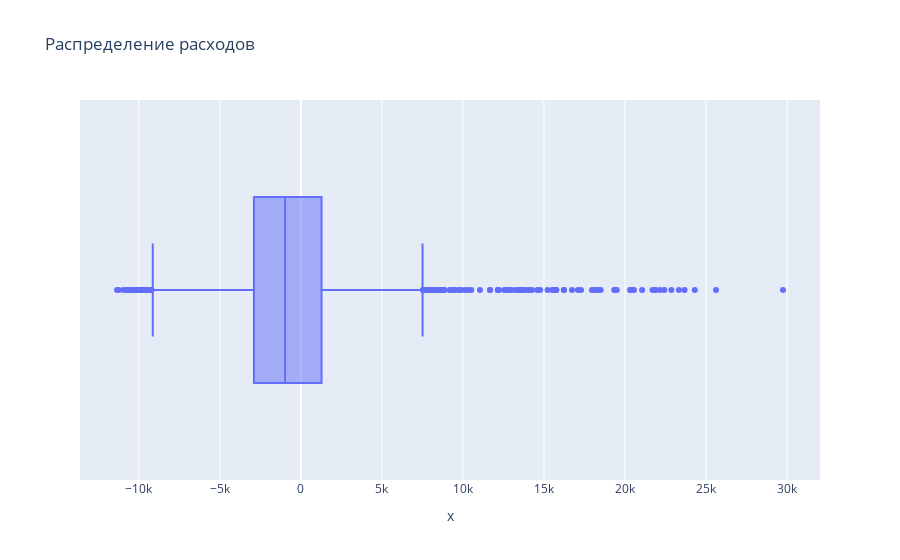

Notebook code cell kept with this figure:
### Markdown cell above
Задание 6.4
1/1 point (graded)

Постройте диаграмму boxplot для визуализации ошибок модели линейной регрессии на тренировочной и тестовой выборках. В качестве ошибки возьмите разницу между истинным ответом и предсказанием:  (без модуля).

Выберите верные ответы:

### Code cell
fig = px.box(
    # y_train-y_predict,
    x = y_train-y_predict_train,
    labels={'salary_in_usd': "зарплата (USD)", 'y': 'Распределение'},
    title='Распределение расходов',
    # marginal='box',
    )

fig.show()

### Figure 1 — Plotly figure (JSON) as saved in the notebook; plotly's stock layout.template omitted (floating-point values rounded to 4 significant figures; data arrays with more than 128 entries replaced by an {"elided": "..."} marker saying what was removed)
{"data": [{"alignmentgroup": "True", "hovertemplate": "x=%{x}<extra></extra>", "legendgroup": "", "marker": {"color": "#636efa"}, "name": "", "notched": false, "offsetgroup": "", "orientation": "h", "showlegend": false, "type": "box", "x": {"elided": "1070 float values"}, "x0": " ", "xaxis": "x", "y0": " ", "yaxis": "y"}], "layout": {"boxmode": "group", "legend": {"tracegroupgap": 0}, "title": {"text": "Распределение расходов"}, "xaxis": {"anchor": "y", "domain": [0, 1], "title": {"text": "x"}}, "yaxis": {"anchor": "x", "domain": [0, 1]}}}
